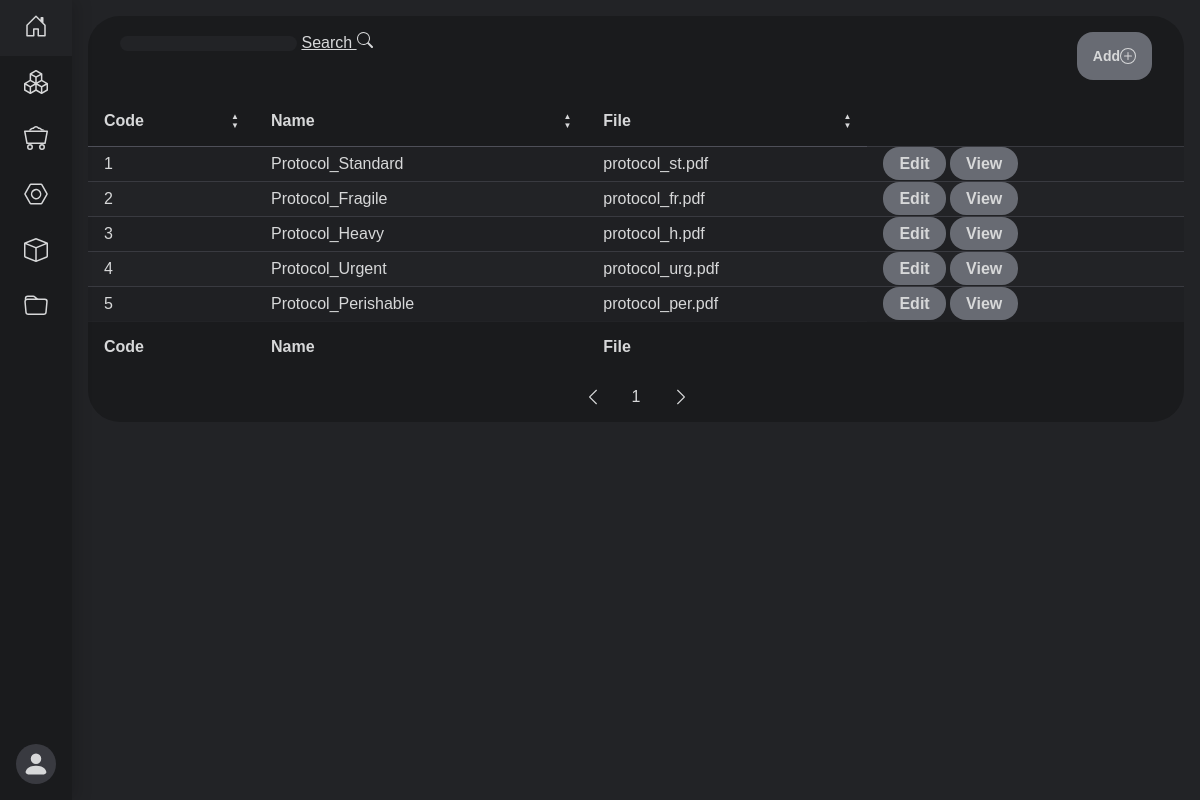
Page /protocols/index.php (signed in) on the committed database.
### tables this page shows
CREATE TABLE packaging_protocol (
    num INT AUTO_INCREMENT PRIMARY KEY,
    name VARCHAR(50),
    file_name VARCHAR(255),
    active BIT DEFAULT TRUE
);

### protocols/index.php (called while the page is built)
<?php
    $action = isset($_GET['a']) ? $_GET['a'] : null;
    require_once "../config.php";
    include HEAD;
    crudRedirect($action,
        "listProtocols.php", "addProtocol.php", "editProtocol.php"
    );
    include FOOT;
?>

### login/logFun.php (called while the page is built, shortened)
<?php
require_once __DIR__ . "/../config.php";
function validateUser(string ...$validUsers){
    return in_array($_SESSION['user_type'], $validUsers);
}
?>

### protocols/protocolFun.php (called while the page is built, shortened)
<?php
    require_once "../config.php";
    function getProtocols(){
        $db = connectdb();
        $query = "SELECT *".
            " FROM packaging_protocol WHERE active = 1;";
            return $result = mysqli_query($db, $query);
        }
?>

### protocols/listProtocols.php (the view, shortened to what this page needs)
<?php
    require_once("../config.php");
    require "protocolFun.php";
    $protocols = getProtocols();
?>
    <main class="tables">
        <div class="background">
            <?php
            include HEADER
            ?>
            <table class="table">
                <thead>
                    <tr>
                        <th>
                            <span>Code</span>
                            <span class="column-order"></span>
                        </th>
                        <th>
                            <span>Name</span>
                            <span class="column-order"></span>
                        </th>
                        <th>
                            <span>File</span>
                            <span class="column-order"></span>
                        </th>
                    </tr>
                </thead>
                <tbody>
                    <?php foreach ($protocols as $protocol):?>
                    <tr>
                        <td><?php echo  $protocol['num'];?> </td>
                        <td><?php echo  $protocol['name'];?></td>
                        <td><?php echo  $protocol['file_name'];?></td>
                        <td>
                            <?php if(validateUser("ADMIN", "SUPER")): ?>
                                <a class="btn" href="?a=edit&num=<?php echo $protocol['num'];?>">Edit</a>
                            <?php endif; ?>
                            <a class="btn" href="<?php echo URL."uploads/".$protocol['file_name']?>">View</a>
                        </td>
                    </tr>
                    <?php endforeach; ?>
                </tbody>
                <tfoot>
                    <tr>
                        <th>
                            <span>Code</span>
                        </th>
                        <th>
                            <span>Name</span>
                        </th>
                        <th>
                            <span>File</span>
                        </th>
                    </tr>
                </tfoot>
            </table>
            <?php include FOOTER?>

### home/head.php (shortened to what this page needs)
<!DOCTYPE html>
<html lang="en">
    <head>
        <link rel="stylesheet" href="<?php echo CSS . "global.css" ?>">
        <link rel="stylesheet" href="<?php echo CSS . "forms.css" ?>">
        <link rel="stylesheet" href="<?php echo CSS . "sidebar.css" ?>">
        <link rel="stylesheet" href="<?php echo CSS . "home.css" ?>">
        <link rel="stylesheet" href="<?php echo CSS . "header.css" ?>">
        <link rel="stylesheet" href="<?php echo CSS . "table.css" ?>">
        <link rel="stylesheet" href="<?php echo CSS . "footer.css" ?>">
        <link rel="stylesheet" href="<?php echo CSS . "processView.css" ?>">
    </head>
<body>
    <?php include ASIDE ?>

### home/aside.php (shortened to what this page needs)
<aside class="sidebar">
    <ul class="navegation">
        <li>
            <a class="nav-link" href="<?php echo URL . "#" ?>" tooltip="Home">
                <img class="bi" src="<?php echo SVG . "home.svg" ?>">
            </a>
        </li>
        <li>
            <a class="nav-link" href="<?php echo URL . "boxes/" ?>" tooltip="Boxes">
                <img class="bi" src="<?php echo SVG . "boxes.svg" ?>">
            </a>
        </li>
        <?php if(validateUser("ADMIN", "SUPER")): ?>
        <li>
            <a class="nav-link" href="<?php echo URL . "materials/" ?>" tooltip="Materials">
                <img class="bi" src="<?php echo SVG . "materials.svg" ?>">
            </a>
        </li>
        <?php endif; ?>
        <li>
            <a class="nav-link" href="<?php echo URL . "process/" ?>" tooltip="Process">
                <img class="bi" src="<?php echo SVG . "process.svg" ?>">
            </a>
        </li>
        <li>
            <a class="nav-link" href="<?php echo URL . "products/" ?>" tooltip="Products">
                <img class="bi" src="<?php echo SVG . "products.svg" ?>">
            </a>
        </li>
        <li>
            <a class="nav-link" href="<?php echo URL . "protocols/" ?>" tooltip="Protocols">
                <img class="bi" src="<?php echo SVG . "protocols.svg" ?>">
            </a>
        </li>
    </ul>
    <a href="#" class="link-body " id="profile-toggle">
        <img class="bi" src="<?php echo SVG . "user.svg" ?>">
    </a>
</aside>

### config.php (shortened to what this page needs)
<?php
require_once __DIR__."/login/logFun.php";
function crudRedirect($action, $listFile, $addFile, $editFile){
    switch($action){
        default: include $listFile;
        break;
    }
}

### home/header.php
<header class="header">
    <div>
        <form action="" method="get">
            <input type="text" name="search" id="search">
            <button class="btn-secondary" type="submit">
                Search
                <img src="<?php echo SVG . "search.svg" ?>" alt="">
            </button>
        </form>
    </div>
    <?php if(validateUser("ADMIN", "SUPER")):?>
    <ul>
        <li class="btn">
            <a href="?a=add">
                <p> Add</p>
                <img class="" src="<?php echo SVG . "plus-circle.svg" ?>" >
            </a>
        </li>
    </ul>
    <?php endif;?>
</header>

### home/footer.php
<footer class="footer">
    <ul>
        <li>
            <a href="">
                <img class="" src="<?php echo SVG . "chevron-left.svg" ?>">
            </a>
        </li>
        <li>
            <span>1</span>
        </li>
        <li>
            <a href="">
                <img class="" src="<?php echo SVG . "chevron-right.svg" ?>">
            </a>
        </li>
    </ul>
</footer>

### home/foot.php (shortened to what this page needs)
</body>
</html>

### src/css/global.css (style rules this page uses)
:root { --background-light: #4E4F58; --background-medium: #393A40; --background-gray: #2B2C31; --background-dark: #222326; --background-black: #1a1b1d; --background-light-gray: #3C3D42; --background-darker-gray: #2A2B2F; --background-deep-gray: #1F2023; --background-charcoal: #141516; --background-almost-black: #0f0f10; --white-light: #F2F2F2; --white-medium: #D7D8D9; --white-gray: #B8BBBF; --white-dark: #686B73; --blue-light: #5C73F2; --blue-dark: #495ABF; --bs-gutter-x: 1.5rem; --bs-gutter-y: 0; scroll-behavior: smooth }
* { color: var(--white-medium); margin: 0; padding: 0; font-family: sans-serif; text-decoration: none; list-style: none; box-sizing: border-box }
html, body { height: 100% }
body { background-color: var(--background-dark); display: flex; flex-direction: column }
p { margin-top: 0.5rem; margin-bottom: 0.5rem; font-size: 0.875rem; }
.btn { background-color: var(--white-dark); color: var(--white-medium); width: 100%; padding: 0.5rem 1rem 0.5rem 1rem; border-radius: 1rem; font-weight: bold; border: none; cursor: pointer; transition: background-color 0.2s ease-in-out; }
.btn-secondary { background: none; border: none; color: inherit; padding: 0; font: inherit; cursor: pointer; text-decoration: underline; }

### src/css/sidebar.css (style rules this page uses)
.sidebar { background-color: var(--background-black); box-shadow: 0.3rem 0 0.938rem rgba(0, 0, 0, 0.15); height: 100%; display: flex; flex-direction: column; position: fixed; }
.sidebar .navegation { margin-bottom: auto; }
.sidebar .nav-link { height: 3.5rem; padding-inline: 1rem; display: block; align-content: center; position: relative; }
.sidebar .nav-link[tooltip]::after { content: attr(tooltip); background-color: var(--background-black); color: var(--blue-light); padding: 0.375rem; top: 0.65rem; left: 120%; opacity: 0; white-space: nowrap; position: absolute; visibility: hidden; pointer-events: none; transition: opacity 0.5s ease, visibility 0.05s ease; }
.link-body { display: contents; }
.link-body .bi { background-color: var(--background-medium); width: 40px; border-radius: 50%; margin: 1rem; padding: 0.4rem; transition: opacity .2s ease-in-out; }

### src/css/header.css (style rules this page uses)
.tables .header { padding: 1rem; padding-inline: 2rem; display: flex; justify-content: space-between; }
.tables .header div { display: flex; gap: 1rem; }
.tables .header div input { background-color: var(--background-dark); border-radius: 2rem; border: none; text-align: center; }
.tables .header ul { display: flex; }
.tables .header ul li { padding-left: 1rem; display: flex; }
.tables .header ul li a { display: contents; }

### src/css/table.css (style rules this page uses)
.tables { padding: 1rem; margin-left: 72px; display: flex; flex-direction: column; justify-content: center; }
.tables .background { background-color: var(--background-black); border-radius: 2rem; }
.table { border-collapse: collapse; width: 100%; }
thead tr th { padding: 1rem; padding-right: 2rem; border-bottom: 1px solid var(--background-light); text-align: left; position: relative; }
tbody tr td { border-top: 1px solid var(--background-medium); padding-inline: 1rem; }
tbody tr:nth-child(even) { background-color: var(--background-dark); }
tbody tr:nth-child(odd) { background-color: var(--background-deep-gray); }
tfoot tr th { padding: 1rem; padding-right: 2rem; border-top: 1px solid var(--background-dark); text-align: left; }
.column-order { font-size: 0.5rem; position: absolute; right: 1rem; }
.column-order::before { content: "▲"; display: block; }
.column-order::after { content: "▼"; display: block; }
td { padding: 0.5rem; }

### src/css/footer.css (style rules this page uses)
.tables .footer { padding: 1rem; padding-inline: 2rem; display: flex; justify-content: center; }
.tables .footer ul { display: flex; }
.tables .footer ul li { padding-inline: 1rem; display: flex; }
.tables .footer ul li a { display: contents; }

### rows in the picture
packaging_protocol: num "1", name "Protocol_Standard", file_name "protocol_st.pdf"
packaging_protocol: num "2", name "Protocol_Fragile", file_name "protocol_fr.pdf"
packaging_protocol: num "3", name "Protocol_Heavy", file_name "protocol_h.pdf"
packaging_protocol: num "4", name "Protocol_Urgent", file_name "protocol_urg.pdf"
packaging_protocol: num "5", name "Protocol_Perishable", file_name "protocol_per.pdf"
